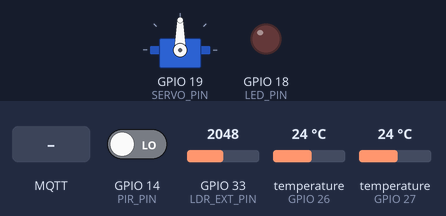
The sketch below on a simulated ESP32. On the bench: servo, output pins drawn as LEDs (lit = HIGH). The inputs (shaded band) are chosen by the test bench; at power-on: temperature (sensors on GPIO 27, GPIO 26) 24 °C, GPIO 14 (PIR_PIN) LOW, GPIO 33 (LDR_EXT_PIN) = 2048. WiFi joins after 1.5 s; servers stay silent unless stated; no MQTT or app messages arrive unless stated; what the sketch prints to the serial monitor is not drawn.

Above: at 2.7 s.
2.8 s: temperature (sensor on GPIO 27) set to 12 °C
At 3.74 s:
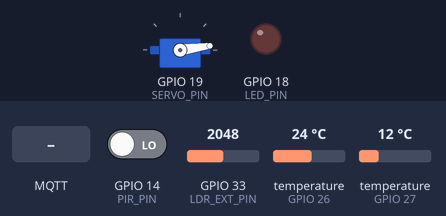
6.3 s: GPIO 14 (PIR_PIN) driven HIGH
At 7.5 s:
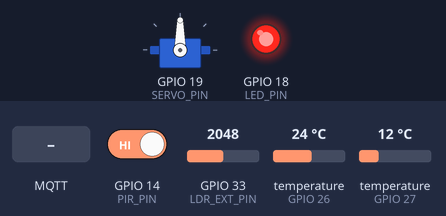
8.4 s: MQTT message "0" arrives on the first subscribed topic
11.9 s: temperature (sensor on GPIO 26) set to 22.8 °C
17.2 s: temperature (sensor on GPIO 26) set to 21.2 °C
At 20.3 s:
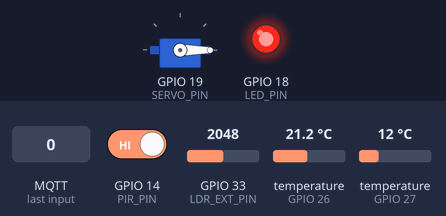
20.7 s: MQTT message "1" arrives on the first subscribed topic
At 21.61 s:
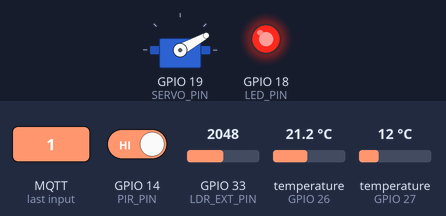
Timing chart, 0 to 25.2 s (numbered marks = the images above; inputs shaded):
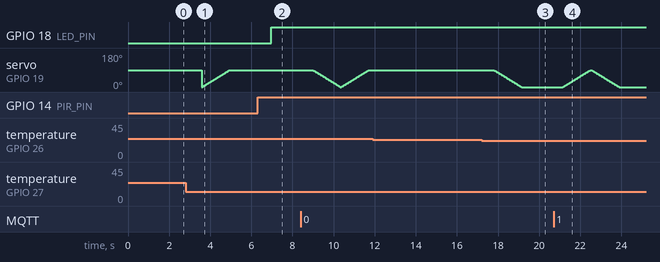

The sketch:

sketch.ino
```cpp
#include <WiFi.h>
#include <PubSubClient.h>
#include <WiFiClientSecure.h>
#include <DHTesp.h>
#include <ArduinoJson.h>
#include "secrets.h"
#include <ESP32Servo.h>

#define PIR_PIN 14
#define DHT_INT_PIN 27
#define DHT_EXT_PIN 26
#define LDR_EXT_PIN 33
#define SERVO_PIN 19
#define LED_PIN 18

#define DHTTYPE DHTesp::DHT22
#define TEMP1 22
#define TEMP2 30

DHTesp dht_int;
DHTesp dht_ext;
Servo servo;

WiFiClientSecure net;
PubSubClient client(net);

bool cortinaAbierta = false;
bool focoEncendido = false;

void setup() {
  Serial.begin(115200);

  pinMode(PIR_PIN, INPUT);
  pinMode(LED_PIN, OUTPUT);

  dht_int.setup(DHT_INT_PIN, DHTTYPE);
  dht_ext.setup(DHT_EXT_PIN, DHTTYPE);
  servo.attach(SERVO_PIN);
  CerrarCortina(); // Inicialmente aseguramos que la cortina esté cerrada

  WiFi.begin(WIFI_SSID, WIFI_PASSWORD);
  while (WiFi.status() != WL_CONNECTED) {
    delay(500);
    Serial.print(".");
  }
  Serial.println("WiFi connected");

  // Verificar conexión a internet
  IPAddress ip;
  if (WiFi.hostByName("amazon.com", ip)) {
    Serial.print("amazon.com IP: ");
    Serial.println(ip);
  } else {
    Serial.println("DNS lookup failed for amazon.com");
  }

  net.setInsecure(); // Solo para desarrollo, no usar en producción
  client.setServer(AWS_IOT_ENDPOINT, 8883);
  net.setCACert(AWS_CERT_CA);
  net.setCertificate(AWS_CERT_CRT);
  net.setPrivateKey(AWS_CERT_PRIVATE);
  client.setCallback(callback);
  client.setBufferSize(512);
  client.setKeepAlive(60);

  connectAWS();
}

void connectAWS() {
  int retries = 0;
  while (!client.connected() && retries < 5) {
    Serial.println("Connecting to AWS IoT...");
    if (client.connect(THINGNAME)) {
      Serial.println("Connected to AWS IoT");
      client.subscribe(AWS_IOT_TOPIC_SUB);
    } else {
      Serial.print("Failed to connect, status code = ");
      Serial.println(client.state());
      retries++;
      Serial.print("Retrying in 5 seconds... Attempt ");
      Serial.println(retries);
      delay(5000);
    }
  }

  if (!client.connected()) {
    Serial.println("Failed to connect to AWS IoT after 5 attempts. Continuing without connection.");
  }
}

void PrenderFoco() {
  digitalWrite(LED_PIN, HIGH);
  focoEncendido = true;
}

void ApagarFoco() {
  digitalWrite(LED_PIN, LOW);
  focoEncendido = false;
}

void AbrirCortina() {
  if (!cortinaAbierta) {
    for (int pos = 0; pos <= 90; pos += 1) {
      servo.write(pos);
      delay(15);
    }
    cortinaAbierta = true;
  }
}

void CerrarCortina() {
  if (cortinaAbierta) {
    for (int pos = 90; pos >= 0; pos -= 1) {
      servo.write(pos);
      delay(15);
    }
    cortinaAbierta = false;
  }
}

void callback(char* topic, byte* payload, unsigned int length) {
  Serial.print("Mensaje recibido en el tema: ");
  Serial.println(topic);

  if (strcmp(topic, AWS_IOT_TOPIC_SUB) == 0) {
    if (payload[0] == '1') {
      AbrirCortina();
    } else if (payload[0] == '0') {
      CerrarCortina();
    }
  }
}

void loop() {
  if (!client.connected()) {
    Serial.println("Connection lost. Reconnecting...");
    connectAWS();
  }
  client.loop();

  if (WiFi.status() != WL_CONNECTED) {
    Serial.println("WiFi connection lost. Reconnecting...");
    WiFi.begin(WIFI_SSID, WIFI_PASSWORD);
    while (WiFi.status() != WL_CONNECTED) {
      delay(500);
      Serial.print(".");
    }
    Serial.println("WiFi reconnected");
  }

  float temp_int = dht_int.getTemperature();
  float temp_ext = dht_ext.getTemperature();
  int ldr_ext = analogRead(LDR_EXT_PIN);
  bool pir = digitalRead(PIR_PIN);

  StaticJsonDocument<512> doc;
  doc["temperature_internal"] = temp_int;
  doc["temperature_external"] = temp_ext;
  doc["light_external"] = ldr_ext;
  doc["pir"] = pir;
  doc["foco"] = focoEncendido ? "true" : "false";
  doc["cortina"] = cortinaAbierta ? "true" : "false";

  char jsonBuffer[512];
  serializeJson(doc, jsonBuffer);

  Serial.print("Publishing message: ");
  Serial.println(jsonBuffer);
  if (client.publish(AWS_IOT_TOPIC_PUB, jsonBuffer)) {
    Serial.println("Publish successful");
  } else {
    Serial.println("Publish failed");
  }

  // Lógica local basada en los sensores y PIR
  if (pir) {
    if (ldr_ext < 2000 || temp_int < TEMP1) {
      PrenderFoco();
    }
    if (ldr_ext > 2000) {
      if ((temp_int < TEMP1 && temp_ext > TEMP1) || (temp_int > TEMP2 && temp_ext < TEMP2)) {
        AbrirCortina();
      } else {
      CerrarCortina();  // Cierra la cortina si no se cumplen las condiciones para mantenerla abierta
      }
    }
  } else {
    ApagarFoco();
    if (ldr_ext > 2000) {
      if ((temp_int < TEMP1 && temp_ext > TEMP1) || (temp_int > TEMP2 && temp_ext < TEMP2)) {
        AbrirCortina(); // Abre la cortina si cumple alguna de las condiciones para abrir
      } else {
        CerrarCortina(); // Cierra la cortina si no se cumplen las condiciones para mantenerla abierta
      }
    } else {
      CerrarCortina(); // Cierra la cortina si no hay suficiente luz exterior
    }
  }

  delay(2000);
}
```

secrets.h
```cpp
#include <pgmspace.h>
#define SECRET
#define THINGNAME "cortina_esp32_practica_iot"
const char WIFI_SSID[] = "Wokwi-GUEST";
const char WIFI_PASSWORD[] = "";
const char AWS_IOT_ENDPOINT[] = "a2ahuk7f9b7m4r-ats.iot.us-east-1.amazonaws.com";
const char AWS_IOT_TOPIC_PUB[] = "cortina/pub";
const char AWS_IOT_TOPIC_SUB[] = "cortina/sub";


// Amazon Root CA 1
static const char AWS_CERT_CA[] PROGMEM = R"EOF(
-----BEGIN CERTIFICATE-----
MIIDQTCCAimgAwIBAgITBmyfz5m/jAo54vB4ikPmljZbyjANBgkqhkiG9w0BAQsF
ADA5MQswCQYDVQQGEwJVUzEPMA0GA1UEChMGQW1hem9uMRkwFwYDVQQDExBBbWF6
b24gUm9vdCBDQSAxMB4XDTE1MDUyNjAwMDAwMFoXDTM4MDExNzAwMDAwMFowOTEL
MAkGA1UEBhMCVVMxDzANBgNVBAoTBkFtYXpvbjEZMBcGA1UEAxMQQW1hem9uIFJv
b3QgQ0EgMTCCASIwDQYJKoZIhvcNAQEBBQADggEPADCCAQoCggEBALJ4gHHKeNXj
ca9HgFB0fW7Y14h29Jlo91ghYPl0hAEvrAIthtOgQ3pOsqTQNroBvo3bSMgHFzZM
9O6II8c+6zf1tRn4SWiw3te5djgdYZ6k/oI2peVKVuRF4fn9tBb6dNqcmzU5L/qw
IFAGbHrQgLKm+a/sRxmPUDgH3KKHOVj4utWp+UhnMJbulHheb4mjUcAwhmahRWa6
VOujw5H5SNz/0egwLX0tdHA114gk957EWW67c4cX8jJGKLhD+rcdqsq08p8kDi1L
93FcXmn/6pUCyziKrlA4b9v7LWIbxcceVOF34GfID5yHI9Y/QCB/IIDEgEw+OyQm
jgSubJrIqg0CAwEAAaNCMEAwDwYDVR0TAQH/BAUwAwEB/zAOBgNVHQ8BAf8EBAMC
AYYwHQYDVR0OBBYEFIQYzIU07LwMlJQuCFmcx7IQTgoIMA0GCSqGSIb3DQEBCwUA
A4IBAQCY8jdaQZChGsV2USggNiMOruYou6r4lK5IpDB/G/wkjUu0yKGX9rbxenDI
U5PMCCjjmCXPI6T53iHTfIUJrU6adTrCC2qJeHZERxhlbI1Bjjt/msv0tadQ1wUs
N+gDS63pYaACbvXy8MWy7Vu33PqUXHeeE6V/Uq2V8viTO96LXFvKWlJbYK8U90vv
o/ufQJVtMVT8QtPHRh8jrdkPSHCa2XV4cdFyQzR1bldZwgJcJmApzyMZFo6IQ6XU
5MsI+yMRQ+hDKXJioaldXgjUkK642M4UwtBV8ob2xJNDd2ZhwLnoQdeXeGADbkpy
rqXRfboQnoZsG4q5WTP468SQvvG5
-----END CERTIFICATE-----
)EOF";

// Device Certificate                                               //change this
static const char AWS_CERT_CRT[] PROGMEM = R"KEY(
-----BEGIN CERTIFICATE-----
MIIDWjCCAkKgAwIBAgIVAMhMScAc2Zzqs373DivT0AM4/DUVMA0GCSqGSIb3DQEB
CwUAME0xSzBJBgNVBAsMQkFtYXpvbiBXZWIgU2VydmljZXMgTz1BbWF6b24uY29t
IEluYy4gTD1TZWF0dGxlIFNUPVdhc2hpbmd0b24gQz1VUzAeFw0yNDA3MTMwNTM4
MjBaFw00OTEyMzEyMzU5NTlaMB4xHDAaBgNVBAMME0FXUyBJb1QgQ2VydGlmaWNh
dGUwggEiMA0GCSqGSIb3DQEBAQUAA4IBDwAwggEKAoIBAQC840kCHY+Ow2m7OHcy
nIkpLdSwd+j0A3myYJ6Z9yYhs1uOJDgG8fM6+APICe0/hn+MxYCNQV1HBqsiF8Fu
s1Noe509g5zJ9VKlRJZx7mrjeX6vwbymzbrVoQtuDEtMPz4UPYFiGHmbuRYQrMdt
hsUiqWzfIrIbdxkHzu5yKleJxv3g9GgPEpttazqQgeQnEVRudTnZDYDju6PBIGWV
A5bRDHc126a0WRpMKGJwFdDBjK0yXzUvseKPYkM//JGVycO3ivWKD67l+mdO9F8V
11/3WVE8gOZLr1LFEfOa7PYz5wuTvsyO4HJyde1fA65pKOnv0H+aNPTOWSKCQkRs
J7SZAgMBAAGjYDBeMB8GA1UdIwQYMBaAFCg6rs65Pbrome1P21tdlfDUy2LCMB0G
A1UdDgQWBBT28LYe4IdgQ51pXo7nsmKMEK/1VTAMBgNVHRMBAf8EAjAAMA4GA1Ud
DwEB/wQEAwIHgDANBgkqhkiG9w0BAQsFAAOCAQEAeeV1vCJf3xfQqd5jivKqpnRT
HM7NuhyAD5WfQcpU2zJgleA2ntazdGyFE977I2OXgKWan5Z3e4j9x0mbRnZ//W6o
a/+N6x6qeg7L4vlXIDrrr0cHOJPCZWx2vlxNP9nwdzZmzwbk2lJANMFrCLD40l5R
kjnar38M0yCngvs33mEOCCyCXcGZ8YRQRE0gK1a6JW2cdyVnquE7t74KGjnrBb35
whQNk9MW51Z4S7ptD1snpD2GNbnmGNa+WKvXz3xatMIejL3QHAs1hNwQvgv7X3Ld
7tyHJ7udAO2MLAPpys2E/ok6p7zsB8hJlPBWp5YkNUxaS27UIKuIB7qOArH1xA==
-----END CERTIFICATE-----
)KEY";

// Device Private Key                                               //change this
static const char AWS_CERT_PRIVATE[] PROGMEM = R"KEY(
-----BEGIN RSA PRIVATE KEY-----
MIIEpQIBAAKCAQEAvONJAh2PjsNpuzh3MpyJKS3UsHfo9AN5smCemfcmIbNbjiQ4
BvHzOvgDyAntP4Z/jMWAjUFdRwarIhfBbrNTaHudPYOcyfVSpUSWce5q43l+r8G8
ps261aELbgxLTD8+FD2BYhh5m7kWEKzHbYbFIqls3yKyG3cZB87ucipXicb94PRo
DxKbbWs6kIHkJxFUbnU52Q2A47ujwSBllQOW0Qx3NdumtFkaTChicBXQwYytMl81
L7Hij2JDP/yRlcnDt4r1ig+u5fpnTvRfFddf91lRPIDmS69SxRHzmuz2M+cLk77M
juBycnXtXwOuaSjp79B/mjT0zlkigkJEbCe0mQIDAQABAoIBAQCs0GWjgdguDatW
lzq3G3CCNGQ7b/m6BtP4111EEFLa0nYZfhmkgQjAEtmi0zI0xKE98hTDJ+JncTpx
XrqixX6yQSaDeT6hp8mNW0spwbAZnrbBpscq9V7SxRzn+meJwvLRIdSWIz5fst71
Mp7jHkKOi+QH4n6Bkl1cP375BLRCYDGiJNFu02fmipfyUV1bq2+h2TRbhYcnIpBa
ylT81ryld2095txo6ywWx8tAVz8FpaWqRpuRDZXSA4xsdEX4RHZuDZ8l+7GVjjpv
/A4Y7QKZmj0OYc0VzdQc7CMDff9Sld1opGD5mJP6o5pJz1QESzmVNNGvHnvjVVEj
ywro1rNhAoGBAO2UPseTC4bR89VjSa//lL89QWj9LBu9kYBlJVFIVm8SgMTzitmv
dLVdJaPGcojhimINb05JnYYuq2ZVWrtWyswKULOQk8171/duDOYSJ4yZVd5vESTA
fGi19KUc+yvZAjermmG5sQCfztl9A2Yfh4uMyajp/KtAg3uelCwZDT6fAoGBAMuI
jr3yFaur4oPlavYJdcWI4KdFT/Ju12oKIZu7ZQLfNzd6sJlOxgrSTZJ2zYjaa+yZ
u5WBll0hhQkuzgZIydN+nxB3ir2C3UVcn8DKDV06Kb5AK/m7cvLky0OQSDGBBioF
Tc6/fVS1R7oY840qPn7vjT9k56qD9VRlzAV0MZnHAoGBAIwH6MjxHsYkUbfggbo+
xonBrSAYuTrQjUZEV66FGIz3NvbfJWQRSpTrhhf2C+QqK8qHaKeYNES2lUgH3ya0
jWueWNq9yKBA8pZgQzIIWU9BwZ8Nj+k9mxaMyNnZLyI1El2Fw8T+EhnwF5eRW8OB
qf7SyLnK0KaPq+/dFDC5w1i5AoGBALk2nV6wi5PbKJgKD1mxpiCJvJW691OQFisC
6S6ESxlf8yljVo1MJ9/1HG4p+kONMCTwiMk2UZSSSjPfCdCiMDdrxGgBwJlQGvdh
oGaZ96tcoFvmnZ32PFZYabgj9e5GkUtv5Cw+CVkqVgk9Z3SQeqqcZ5bGxiJfTsLs
l8pmwDRFAoGAJYjdeUS4EN48+ZXxrIo7uco7X4G4zR0HCAq2ezM/QI5sMWV/4VHw
xpui7kvDdhDth36/cGozmeUDjZ6v36hV9BLDsNjqYoHGD/135N6UNq7Apw/eLONT
3OqMR+PsW4Xgf6ax/ZAfwI85QXPT9/1faYf8BnZKN6gEPzTraIRlyvY=
-----END RSA PRIVATE KEY-----
)KEY";
```

Measured:
- the behaviour switches between 22.1 and 22 °C on temperature (sensor on GPIO 26) (found by bisection; images 2 and 3)
- after the input at 6.3 s, GPIO 18 (LED_PIN): LOW → HIGH after 0.68 s
- after the input at 11.9 s, every drawn part: stays the same
- after the input at 17.2 s, servo on GPIO 19 (SERVO_PIN): moves from 90° to 0° over 1.4 s, starting after 0.60 s
- after the input at 20.7 s, servo on GPIO 19 (SERVO_PIN): rises from 0° to 90° in 1.3 s, then falls to 0° in 1.4 s
